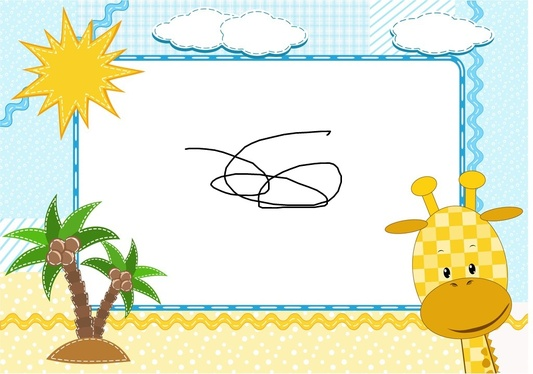
//> input picture opencv_cpp/0.jpg, 533 x 374 px, shrunk from 1024 x 719 before the run, given in place of lena.jpg, which was not available
$ ./M_5.3分离颜色通达_多通道图像混合_MultiChannelBlengding   (built with g++ and OpenCV 4)
//> lines starting //> are read from the running program, lines starting //| are printed output that depends on the picture; pictures that were not available may be replaced by others from this repository, and a replacement may not be noted
/*
5.3.1通道分离:split()函数
split函数用于将一个多通道数组分离成几个单通道数组,
C++版本的函数原型
void split(const Mat&src,Mat*mvbegin);
void split(InputArray m,OutputArrayOfArray  mv);
第一个参数:InputArray类型的m或者const Mat&类型的src,
填我们需要进行分离的多通道数组
第二个参数:OutputArrayOfArrays类型的mv,填函数的输出数组
或者输出的vector容器;
split函数分割多通道数组转换成独立的单通道数组
mv[c](I)=src(I)c;
5.3.2通道合并:merge()函数
merge()函数是split()函数的逆向操作---将多个数组合并成一个多通道的数组;
它通过组合一些给定的单通道数组,将这些鼓励的单通道数组合并成一个多通道的
数组,从而创建出一个由多通达阵列组成的多通道阵列;

void merge(const Mat*mv,size_t count,OutputArray dst)
void merge(InputArrayOfArrays mv,OutputArray dst)
第一个参数:mv;填需要被合并的输入矩阵或vector容器的阵列;
这个mv参数中所有的阵列必须有着一样的尺寸和深度;
第二个参数,count;当mv为一个空白C数组时,代表输入矩阵的个数,这个参数显然大于1;
第三个参数,dst;即输出阵列;和mv[0]拥有一样的尺寸和深度,并且通道的数量
是矩阵阵列中通道的总数;
merge函数的功能是将一些数组合并成一个多通道的数组;
输出阵列中的每一个元素都是输出数组的串接;
第i个输入数组的元素mv[i],
C一般用其中的Mat::at()方法来对某个通道进行存取;
channels.at(0);
Mat::at()方法返回一个引用到指定的数组元素;
相当于两者等价;
如果需要从多通道数组中提取特定的单通道数组,或者要实现一些复杂的通道组合,
可以使用mixChannels()函数

*/


#include<iostream>
#include<opencv2\opencv.hpp>
using namespace std;
using namespace cv;
//opencv进行canny边缘检测
//载入图像,转换为灰度图,blur进行图像模糊降噪，然后用canny进行边缘检测

int main(int argc, char* argv[])
{

	//--1--双右斜线法
	string imgpath0 = "E:\\Visual Studio 2010\\Projects\\opencv_2018_12_21\\opencv_2018_12_21\\1.jpg";
	//--2--双左斜线法
	string imgpath1 = "E://Visual Studio 2010//Projects//opencv_2018_12_21//opencv_2018_12_21//1.jpg";
	//--3--单左斜线法
	string imgpath2 = "E:/Visual Studio 2010/Projects/opencv_2018_12_21/opencv_2018_12_21/1.jpg";
	//--4--以上三种混合
	string imgpath3 = "E:/Visual Studio 2010//Projects\\opencv_2018_12_21//opencv_2018_12_21//1.jpg";
	//--5--相对路径法
	string imgpath4 = "1.jpg";
	string imgpath5 = "lena.jpg";
	//--6--命令行参数法
	//string imgpath5 = argv[1];
	//mat是opencv基本的数据结构，定义一个图像矩阵类型
	Mat src_img, des_img, gray_img, edge,src_img_1;
	vector<Mat> channels;
	vector<Mat> channels_1;
	vector<Mat> channels_2;
	Mat image_blue_channel;
	Mat image_green_channel;
	Mat image_red_channel;

	src_img = imread(imgpath5, 1);//读入图片数据
//> src_img is the input picture: 374 rows x 533 cols, CV_8UC3; mean B, G, R 207.6, 233.8, 229.9
	des_img = imread(imgpath5, 1);//读入图片数据
	gray_img = imread(imgpath5, 1);//读入图片数据
	edge = imread(imgpath5, 1);//读入图片数据
	if (src_img.empty())
	{
		cout << "can not open or find the img" << endl;
		return -1;
	}
	src_img_1 = imread("2.jpg", 0);//读入图片数据,flag=0;表示读入灰度图像
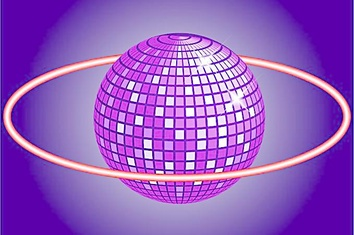
//> input picture opencv_cpp/10.jpg, 354 x 235 px, shrunk from 679 x 452 before the run, given in place of 2.jpg, which was not available
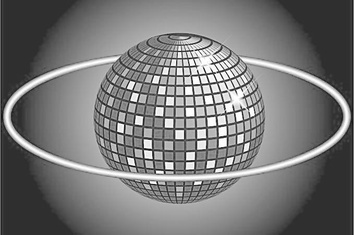
//> src_img_1: 235 rows x 354 cols, CV_8UC1; min 11, max 255, mean 119.3
	if (src_img_1.empty())
	{
		cout << "can not open or find the img" << endl;
		return -1;
	}

	//把一个三通道图像转换成3个单通道图像
	split(src_img, channels);//分离色彩通道
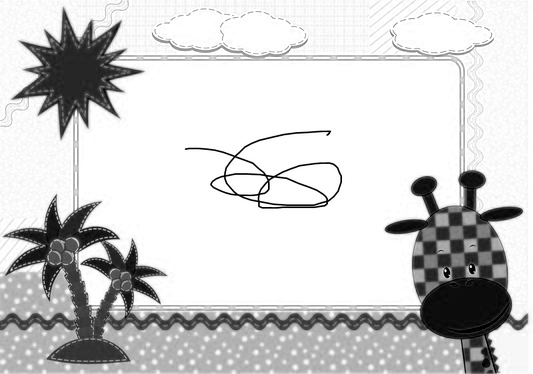
//> channels[0]: 374 rows x 533 cols, CV_8UC1; min 0, max 255, mean 207.6
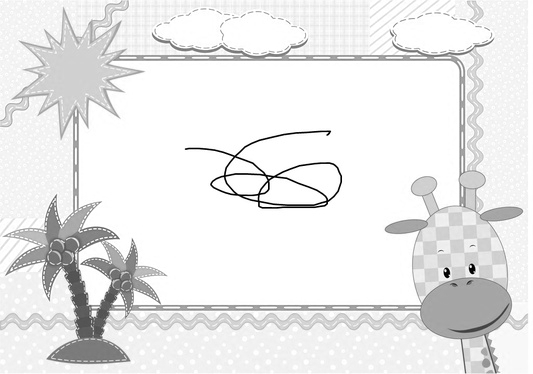
//> channels[1]: 374 rows x 533 cols, CV_8UC1; min 0, max 255, mean 233.8
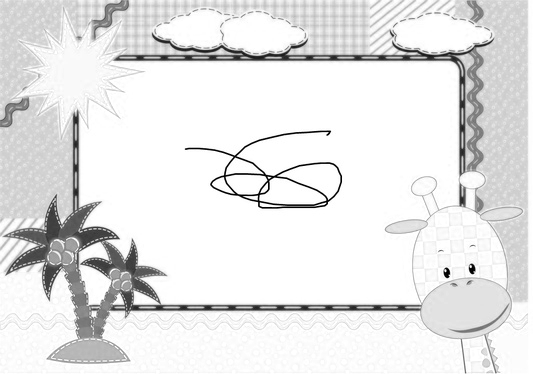
//> channels[2]: 374 rows x 533 cols, CV_8UC1; min 0, max 255, mean 229.9
	split(src_img, channels_1);//分离色彩通道
	split(src_img, channels_2);//分离色彩通道
	 image_blue_channel= channels.at(0);
	 image_green_channel = channels_1.at(1);
	 image_red_channel = channels_2.at(2);

//> (the run ends here: the program stops with an error, at `addWeighted(image_blue_channel(Rect(0,0, src_img.cols,src_img.rows)),1..`)
